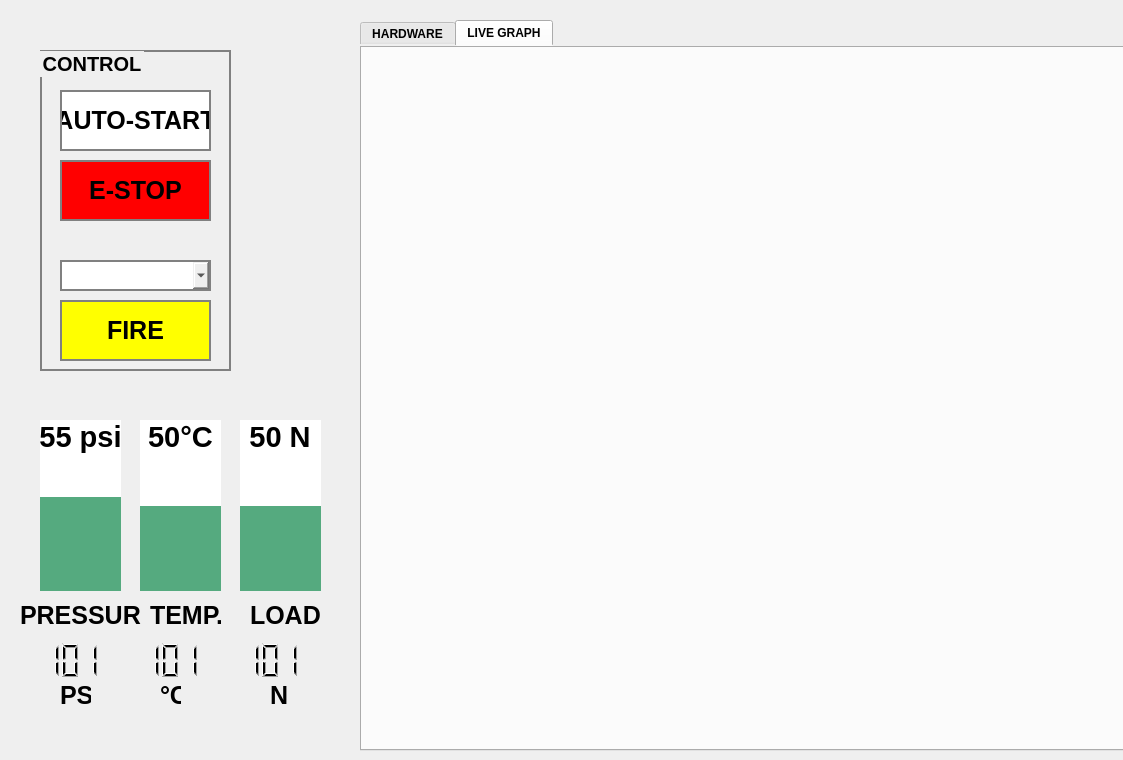
<?xml version="1.0" encoding="UTF-8"?>
<ui version="4.0">
 <class>Dialog</class>
 <widget class="QDialog" name="Dialog">
  <property name="geometry">
   <rect>
    <x>0</x>
    <y>0</y>
    <width>1123</width>
    <height>760</height>
   </rect>
  </property>
  <property name="windowTitle">
   <string>Magna | Chimera HRE Control System</string>
  </property>
  <property name="styleSheet">
   <string notr="true">border: 1px black</string>
  </property>
  <widget class="QGroupBox" name="groupBox">
   <property name="geometry">
    <rect>
     <x>40</x>
     <y>50</y>
     <width>191</width>
     <height>321</height>
    </rect>
   </property>
   <property name="font">
    <font>
     <family>MS Sans Serif</family>
     <pointsize>15</pointsize>
     <weight>75</weight>
     <bold>true</bold>
    </font>
   </property>
   <property name="styleSheet">
    <string notr="true">border: 2px solid gray</string>
   </property>
   <property name="title">
    <string>CONTROL</string>
   </property>
   <widget class="QPushButton" name="button_control_estop">
    <property name="geometry">
     <rect>
      <x>20</x>
      <y>110</y>
      <width>151</width>
      <height>61</height>
     </rect>
    </property>
    <property name="font">
     <font>
      <family>MS Sans Serif</family>
      <pointsize>19</pointsize>
      <weight>75</weight>
      <bold>true</bold>
     </font>
    </property>
    <property name="autoFillBackground">
     <bool>false</bool>
    </property>
    <property name="styleSheet">
     <string notr="true">background: rgb(255, 0, 0);</string>
    </property>
    <property name="text">
     <string>E-STOP</string>
    </property>
   </widget>
   <widget class="QPushButton" name="button_control_auto">
    <property name="geometry">
     <rect>
      <x>20</x>
      <y>40</y>
      <width>151</width>
      <height>61</height>
     </rect>
    </property>
    <property name="font">
     <font>
      <family>MS Sans Serif</family>
      <pointsize>19</pointsize>
      <weight>75</weight>
      <bold>true</bold>
     </font>
    </property>
    <property name="autoFillBackground">
     <bool>false</bool>
    </property>
    <property name="styleSheet">
     <string notr="true">background-color: rgb(255, 255, 255);</string>
    </property>
    <property name="text">
     <string>AUTO-START</string>
    </property>
   </widget>
   <widget class="QPushButton" name="button_control_fire">
    <property name="geometry">
     <rect>
      <x>20</x>
      <y>250</y>
      <width>151</width>
      <height>61</height>
     </rect>
    </property>
    <property name="font">
     <font>
      <family>MS Sans Serif</family>
      <pointsize>19</pointsize>
      <weight>75</weight>
      <bold>true</bold>
     </font>
    </property>
    <property name="autoFillBackground">
     <bool>false</bool>
    </property>
    <property name="styleSheet">
     <string notr="true">background: rgb(255, 255, 0);</string>
    </property>
    <property name="text">
     <string>FIRE</string>
    </property>
   </widget>
   <widget class="QComboBox" name="combo_control_manual">
    <property name="geometry">
     <rect>
      <x>20</x>
      <y>210</y>
      <width>151</width>
      <height>31</height>
     </rect>
    </property>
    <property name="currentText">
     <string/>
    </property>
   </widget>
  </widget>
  <widget class="QTabWidget" name="tabs">
   <property name="geometry">
    <rect>
     <x>360</x>
     <y>20</y>
     <width>771</width>
     <height>731</height>
    </rect>
   </property>
   <property name="font">
    <font>
     <family>MS Sans Serif</family>
     <weight>75</weight>
     <bold>true</bold>
    </font>
   </property>
   <property name="currentIndex">
    <number>1</number>
   </property>
   <widget class="QWidget" name="tab_hardware">
    <attribute name="title">
     <string>HARDWARE</string>
    </attribute>
    <widget class="QListView" name="hardware_listview_ports">
     <property name="geometry">
      <rect>
       <x>20</x>
       <y>50</y>
       <width>301</width>
       <height>281</height>
      </rect>
     </property>
     <property name="font">
      <font>
       <family>MS Sans Serif</family>
       <pointsize>8</pointsize>
       <weight>75</weight>
       <bold>true</bold>
      </font>
     </property>
    </widget>
    <widget class="QLabel" name="hardware_label_detectedDevices">
     <property name="geometry">
      <rect>
       <x>30</x>
       <y>20</y>
       <width>261</width>
       <height>21</height>
      </rect>
     </property>
     <property name="font">
      <font>
       <family>MS Sans Serif</family>
       <pointsize>18</pointsize>
       <weight>75</weight>
       <bold>true</bold>
      </font>
     </property>
     <property name="text">
      <string>DETECTED DEVICES</string>
     </property>
    </widget>
    <widget class="QListView" name="hardware_listview_portInfo">
     <property name="geometry">
      <rect>
       <x>340</x>
       <y>50</y>
       <width>431</width>
       <height>281</height>
      </rect>
     </property>
     <property name="font">
      <font>
       <family>MS Sans Serif</family>
       <pointsize>8</pointsize>
       <weight>75</weight>
       <bold>true</bold>
      </font>
     </property>
    </widget>
   </widget>
   <widget class="QWidget" name="tab_graph">
    <attribute name="title">
     <string>LIVE GRAPH</string>
    </attribute>
   </widget>
  </widget>
  <widget class="QProgressBar" name="bar_pressure">
   <property name="geometry">
    <rect>
     <x>40</x>
     <y>420</y>
     <width>81</width>
     <height>171</height>
    </rect>
   </property>
   <property name="font">
    <font>
     <family>MS Sans Serif</family>
     <pointsize>22</pointsize>
     <weight>75</weight>
     <bold>true</bold>
    </font>
   </property>
   <property name="styleSheet">
    <string notr="true"> QProgressBar::chunk {
     background-color: rgb(85, 170, 127);
 }</string>
   </property>
   <property name="value">
    <number>55</number>
   </property>
   <property name="alignment">
    <set>Qt::AlignHCenter|Qt::AlignTop</set>
   </property>
   <property name="orientation">
    <enum>Qt::Vertical</enum>
   </property>
   <property name="invertedAppearance">
    <bool>false</bool>
   </property>
   <property name="format">
    <string>%p psi</string>
   </property>
  </widget>
  <widget class="QLabel" name="label_pressure">
   <property name="geometry">
    <rect>
     <x>20</x>
     <y>580</y>
     <width>121</width>
     <height>71</height>
    </rect>
   </property>
   <property name="font">
    <font>
     <family>MS Sans Serif</family>
     <pointsize>19</pointsize>
     <weight>75</weight>
     <bold>true</bold>
    </font>
   </property>
   <property name="styleSheet">
    <string notr="true">border: 0px</string>
   </property>
   <property name="text">
    <string>PRESSURE</string>
   </property>
   <property name="wordWrap">
    <bool>true</bool>
   </property>
  </widget>
  <widget class="QProgressBar" name="bar_temperature">
   <property name="geometry">
    <rect>
     <x>140</x>
     <y>420</y>
     <width>81</width>
     <height>171</height>
    </rect>
   </property>
   <property name="font">
    <font>
     <family>MS Sans Serif</family>
     <pointsize>22</pointsize>
     <weight>75</weight>
     <bold>true</bold>
    </font>
   </property>
   <property name="styleSheet">
    <string notr="true"> QProgressBar::chunk {
     background-color: rgb(85, 170, 127);
 }</string>
   </property>
   <property name="value">
    <number>50</number>
   </property>
   <property name="alignment">
    <set>Qt::AlignHCenter|Qt::AlignTop</set>
   </property>
   <property name="orientation">
    <enum>Qt::Vertical</enum>
   </property>
   <property name="invertedAppearance">
    <bool>false</bool>
   </property>
   <property name="format">
    <string>%p°C</string>
   </property>
  </widget>
  <widget class="QLabel" name="label_temperature">
   <property name="geometry">
    <rect>
     <x>150</x>
     <y>580</y>
     <width>71</width>
     <height>71</height>
    </rect>
   </property>
   <property name="font">
    <font>
     <family>MS Sans Serif</family>
     <pointsize>19</pointsize>
     <weight>75</weight>
     <bold>true</bold>
    </font>
   </property>
   <property name="styleSheet">
    <string notr="true">border: 0px</string>
   </property>
   <property name="text">
    <string>TEMP.</string>
   </property>
   <property name="wordWrap">
    <bool>true</bool>
   </property>
  </widget>
  <widget class="QLCDNumber" name="lcd_pressure">
   <property name="geometry">
    <rect>
     <x>40</x>
     <y>640</y>
     <width>61</width>
     <height>41</height>
    </rect>
   </property>
   <property name="digitCount">
    <number>3</number>
   </property>
   <property name="value" stdset="0">
    <double>101.000000000000000</double>
   </property>
   <property name="intValue" stdset="0">
    <number>101</number>
   </property>
  </widget>
  <widget class="QLCDNumber" name="lcd_temperature">
   <property name="geometry">
    <rect>
     <x>140</x>
     <y>640</y>
     <width>61</width>
     <height>41</height>
    </rect>
   </property>
   <property name="digitCount">
    <number>3</number>
   </property>
   <property name="value" stdset="0">
    <double>101.000000000000000</double>
   </property>
   <property name="intValue" stdset="0">
    <number>101</number>
   </property>
  </widget>
  <widget class="QLabel" name="label_temperature_units">
   <property name="geometry">
    <rect>
     <x>160</x>
     <y>680</y>
     <width>21</width>
     <height>31</height>
    </rect>
   </property>
   <property name="font">
    <font>
     <family>MS Sans Serif</family>
     <pointsize>19</pointsize>
     <weight>75</weight>
     <bold>true</bold>
    </font>
   </property>
   <property name="styleSheet">
    <string notr="true">border: 0px</string>
   </property>
   <property name="text">
    <string>°C</string>
   </property>
   <property name="wordWrap">
    <bool>true</bool>
   </property>
  </widget>
  <widget class="QLabel" name="label_pressure_units">
   <property name="geometry">
    <rect>
     <x>60</x>
     <y>680</y>
     <width>31</width>
     <height>31</height>
    </rect>
   </property>
   <property name="font">
    <font>
     <family>MS Sans Serif</family>
     <pointsize>19</pointsize>
     <weight>75</weight>
     <bold>true</bold>
    </font>
   </property>
   <property name="styleSheet">
    <string notr="true">border: 0px</string>
   </property>
   <property name="text">
    <string>PSI</string>
   </property>
   <property name="wordWrap">
    <bool>true</bool>
   </property>
  </widget>
  <widget class="QProgressBar" name="bar_load">
   <property name="geometry">
    <rect>
     <x>240</x>
     <y>420</y>
     <width>81</width>
     <height>171</height>
    </rect>
   </property>
   <property name="font">
    <font>
     <family>MS Sans Serif</family>
     <pointsize>22</pointsize>
     <weight>75</weight>
     <bold>true</bold>
    </font>
   </property>
   <property name="styleSheet">
    <string notr="true"> QProgressBar::chunk {
     background-color: rgb(85, 170, 127);
 }</string>
   </property>
   <property name="value">
    <number>50</number>
   </property>
   <property name="alignment">
    <set>Qt::AlignHCenter|Qt::AlignTop</set>
   </property>
   <property name="orientation">
    <enum>Qt::Vertical</enum>
   </property>
   <property name="invertedAppearance">
    <bool>false</bool>
   </property>
   <property name="format">
    <string>%p N</string>
   </property>
  </widget>
  <widget class="QLabel" name="label_load">
   <property name="geometry">
    <rect>
     <x>250</x>
     <y>580</y>
     <width>71</width>
     <height>71</height>
    </rect>
   </property>
   <property name="font">
    <font>
     <family>MS Sans Serif</family>
     <pointsize>19</pointsize>
     <weight>75</weight>
     <bold>true</bold>
    </font>
   </property>
   <property name="styleSheet">
    <string notr="true">border: 0px</string>
   </property>
   <property name="text">
    <string>LOAD</string>
   </property>
   <property name="wordWrap">
    <bool>true</bool>
   </property>
  </widget>
  <widget class="QLCDNumber" name="lcd_load">
   <property name="geometry">
    <rect>
     <x>240</x>
     <y>640</y>
     <width>61</width>
     <height>41</height>
    </rect>
   </property>
   <property name="digitCount">
    <number>3</number>
   </property>
   <property name="value" stdset="0">
    <double>101.000000000000000</double>
   </property>
   <property name="intValue" stdset="0">
    <number>101</number>
   </property>
  </widget>
  <widget class="QLabel" name="label_temperature_units_2">
   <property name="geometry">
    <rect>
     <x>270</x>
     <y>680</y>
     <width>21</width>
     <height>31</height>
    </rect>
   </property>
   <property name="font">
    <font>
     <family>MS Sans Serif</family>
     <pointsize>19</pointsize>
     <weight>75</weight>
     <bold>true</bold>
    </font>
   </property>
   <property name="styleSheet">
    <string notr="true">border: 0px</string>
   </property>
   <property name="text">
    <string>N</string>
   </property>
   <property name="wordWrap">
    <bool>true</bool>
   </property>
  </widget>
 </widget>
 <resources/>
 <connections/>
</ui>
